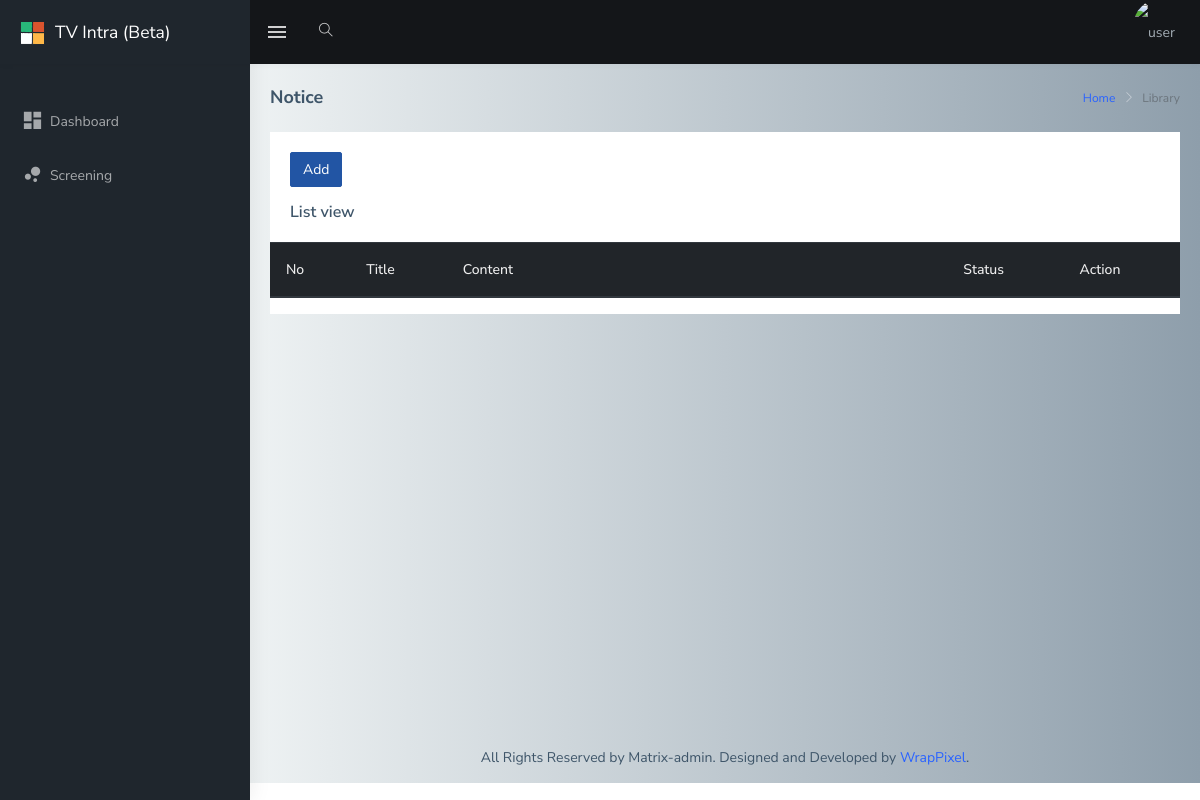
The page /index.php/datahandler/notice on the database as committed earlier.
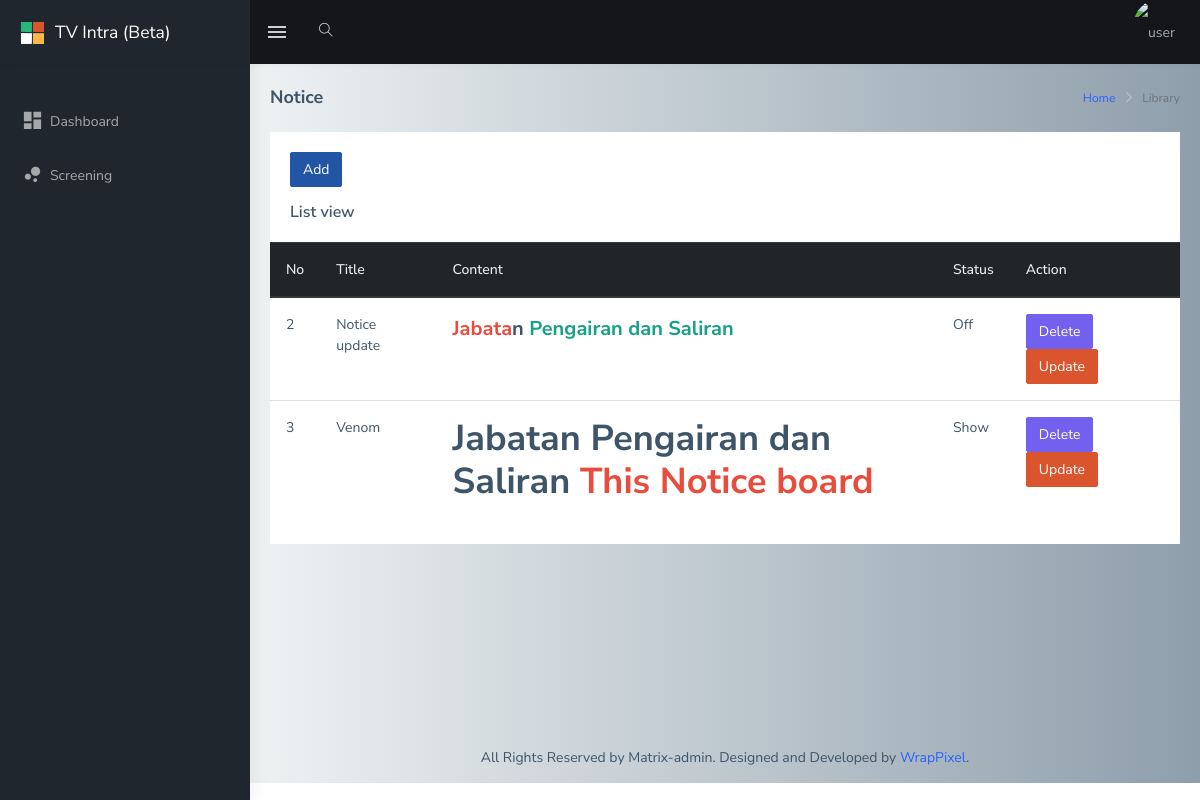
The same page on the database as committed later.
### tables this page shows
CREATE TABLE `data_notice` (
  `id` int(11) NOT NULL,
  `notice_title` varchar(250) DEFAULT NULL,
  `notice_content` text,
  `notice_status` varchar(10) DEFAULT NULL,
  `notice_reg` timestamp NULL DEFAULT NULL
);

### application/controllers/Datahandler.php (called while the page is built, shortened)
<?php
class Datahandler extends CI_Controller {
    public function __construct()
    {
        $this->load->helper('url');
		$this->load->model('Data_model');
    }
    public function notice()
	{
        $data['title'] = 'Add New Notice';
    	$data['get_notice']=$this->Data_model->get_noticeview();
        $this->load->database();
		$this->load->view('template/header');
		$this->load->view('template/sidebar');
		$this->load->view('pages/notice', $data);
		$this->load->view('template/footer');
	}
}

### index.php (called while the page is built, shortened)
<?php
require_once BASEPATH.'core/CodeIgniter.php';

### application/models/Data_model.php (called while the page is built, shortened)
<?php
class Data_model extends CI_Model
{
	public function get_noticeview()
	{
		$this->db->select('*');
		$this->db->from('data_notice');
		$query = $this->db->get();
		return $query->result();
	}
}

### application/views/pages/notice.php (the view, shortened to what this page needs)
<div class="page-wrapper ub">
  <div class="page-breadcrumb">
    <div class="row">
      <div class="col-12 d-flex no-block align-items-center">
        <h4 class="page-title">Notice</h4>
        <div class="ml-auto text-right">
          <nav aria-label="breadcrumb">
            <ol class="breadcrumb">
              <li class="breadcrumb-item"><a href="#">Home</a></li>
              <li class="breadcrumb-item active" aria-current="page">Library</li>
            </ol>
          </nav>
        </div>
      </div>
    </div>
  </div>
  <div class="container-fluid">
    <div class="row">
      <div class="col-12">
        <div class="card">
          <div class="card-body">
          <a href="<?php echo site_url('add/notice') ?>" class="btn btn-info">Add</a>
            <p>
            <h5 class="card-title m-b-0">List view</h5>
          </div>
          <table id="example1" class="table">
              <thead class="thead-dark">
                <tr>
                  <th>No</th>
                  <th>Title</th>
                  <th style="width:55%">Content</th>
                  <th>Status</th>
                  <th>Action</th>
                </tr>
              </thead>
              <tbody>
               <?php
               foreach ($get_notice as $row) {
                 ?>
                 <tr>
                  <td><?php echo $row->id?></td>
                  <td><?php echo $row->notice_title?></td>
                  <td><?php echo $row->notice_content?></td>
                  <td><?php echo $row->notice_status?></td>
                  <td>
                  <a class="btn btn-primary" href="<?php echo site_url("welcome/deletenotice/" . $row->id); ?>" onclick="return confirm('Delete Data?')">Delete</a>
                  <a class="btn btn-danger" href="<?php echo site_url("welcome/updatenotice/" . $row->id); ?>">Update</a>
                  </td>
                </tr>
                <?php } ?>
              </tbody>
            </table>
          </div>
        </div>
      </div>
    </div>

Rows that differ between the two databases and show on the page:
added data_notice: id "2", notice_title "Notice update", notice_content "Jabata n Pengairan dan Saliran", notice_status "Off"
added data_notice: id "3", notice_title "Venom", notice_content "Jabatan Pengairan dan Saliran This Notice board", notice_status "Show"
